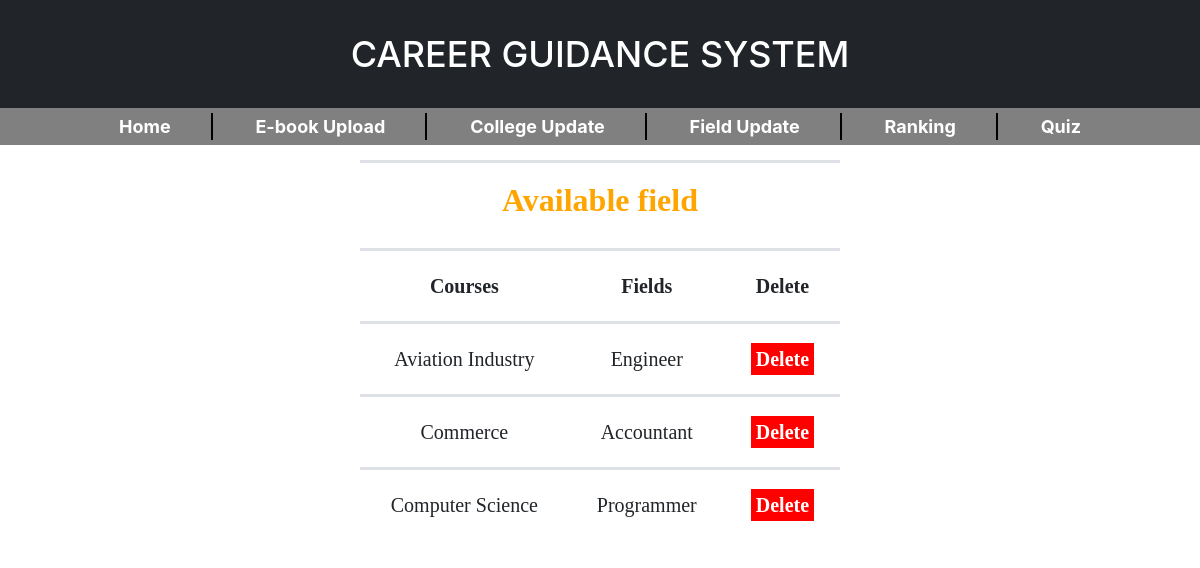
/fieldlist.php, run on the app's committed database.
### tables this page shows
CREATE TABLE `field` (
  `id` int(11) NOT NULL,
  `course` varchar(50) NOT NULL,
  `position` varchar(50) NOT NULL
);

### fieldlist.php (the view, shortened to what this page needs)
<?php
require("config.php");
?>
<!DOCTYPE html>
<html>
<head>
  <link rel="stylesheet" type="text/css" href="css/form.css">
  <link  rel="stylesheet" href="css/bootstrap.min.css"/>
  <link rel="stylesheet" type="text/css" href="css/style.css">
  <link rel="stylesheet" type="text/css" href="css/heading.css">
  <link rel="stylesheet" type="text/css" href="css/footer.css">
  <link rel="stylesheet" type="text/css" href="css/button.css">
  <link rel="stylesheet" type="text/css" href="css/sidebar.css">
  <link rel="stylesheet" type="text/css" href="css/table.css">
  <link rel="stylesheet" type="text/css" href="css/ulli.css">
</head>
<body style="background-image: none;" >
    <h1>CAREER GUIDANCE SYSTEM</h1>
        <ul>
        <li><a href="dash.php?q=0">Home</a></li>
        <li><a href="ebook.php">E-book Upload</a></li>
        <li><a href="infoupload.php">College Update</a></li>
        <li><a href="field.php">Field Update</a></li>
        <li><a href="dash.php?q=2">Ranking</a></li>
        <li><a href="#">Quiz</a>
        </li>
      </ul>
  <table style="margin-top: 8em; width: 40%;margin-right: 30%; margin-left: 30%;">
        <td colspan="4">
        <h3 style="margin-top: 0;color: orange">Available field</h3>
        </td>
    <tr>
      <th>Courses</th>
      <th>Fields</th>
      <th>Delete</th>
    </tr>
<?php
$query ="SELECT * from field ORDER by id desc ";
$results = mysqli_query($db,$query);
while($row = mysqli_fetch_assoc($results)) {
?>
<tr>
  <td align="center"><?php echo $row["course"]; ?></td>
  <td align="center"><?php echo $row["position"]; ?></td>
  <td align="center"><a href="delfield.php?id=<?php echo $row["id"]; ?>"onclick="return confirm('Are you sure?!')" style="margin:0px;background:red;text-decoration: none;font-weight: bold;padding: 5px;color: white;">Delete</a></td>
</tr>
<?php
}
?>
  </table>
</body>
</html>

### css/style.css (style rules this page uses)
body { margin: 0; font-family: -apple-system, BlinkMacSystemFont, "Segoe UI", Roboto, "Helvetica Neue", Arial, "Noto Sans", sans-serif, "Apple Color Emoji", "Segoe UI Emoji", "Segoe UI Symbol", "Noto Color Emoji"; font-size: 1rem; font-weight: 400; line-height: 1.5; color: #212529; text-align: left; background-color: #fff; background-image: url("../images/bgpic3.jpg"); background-size: cover; background-repeat: no-repeat; }

### css/heading.css (style rules this page uses)
h3 { color: #fff; text-align: center; margin-top: 10em; font-weight: bold; font-size: 32px; }
h1 { text-align: center; color: #fff; background-color: #212529; margin: auto; line-height: 3em; position: fixed; width: 100%; margin: 0; top: 0; left: 0; z-index: 1; }

### css/table.css (style rules this page uses)
table { border-collapse: collapse; padding: 2em; width: 90%; text-align: center; font-family: all; font-size: 2em; margin-top: 3em; margin-right: 0%; margin-left: 10%; }
th,td { padding: 1em; vertical-align: top; border-top: 3px solid #dee2e6; text-align: center; }
tr,td:hover { color: inherit; }

### css/ulli.css (style rules this page uses)
ul { list-style: none; background-color: gray; text-align: center; margin: 0px auto; padding:5px; position: fixed; top: 0; left: 0; right: 0; width: 100%; }
ul li { margin-top: 6em; display: inline-block; border-right: 2px solid black; font-size: 18px; }
ul li:last-child { border-right: none; }
ul li a { list-style: none; text-decoration: none; padding: 20px 40px; font-weight: bold; color: #fff; }

### data on the page
field: course "Aviation Industry", position "Engineer"
field: course "Commerce", position "Accountant"
field: course "Computer Science", position "Programmer"
